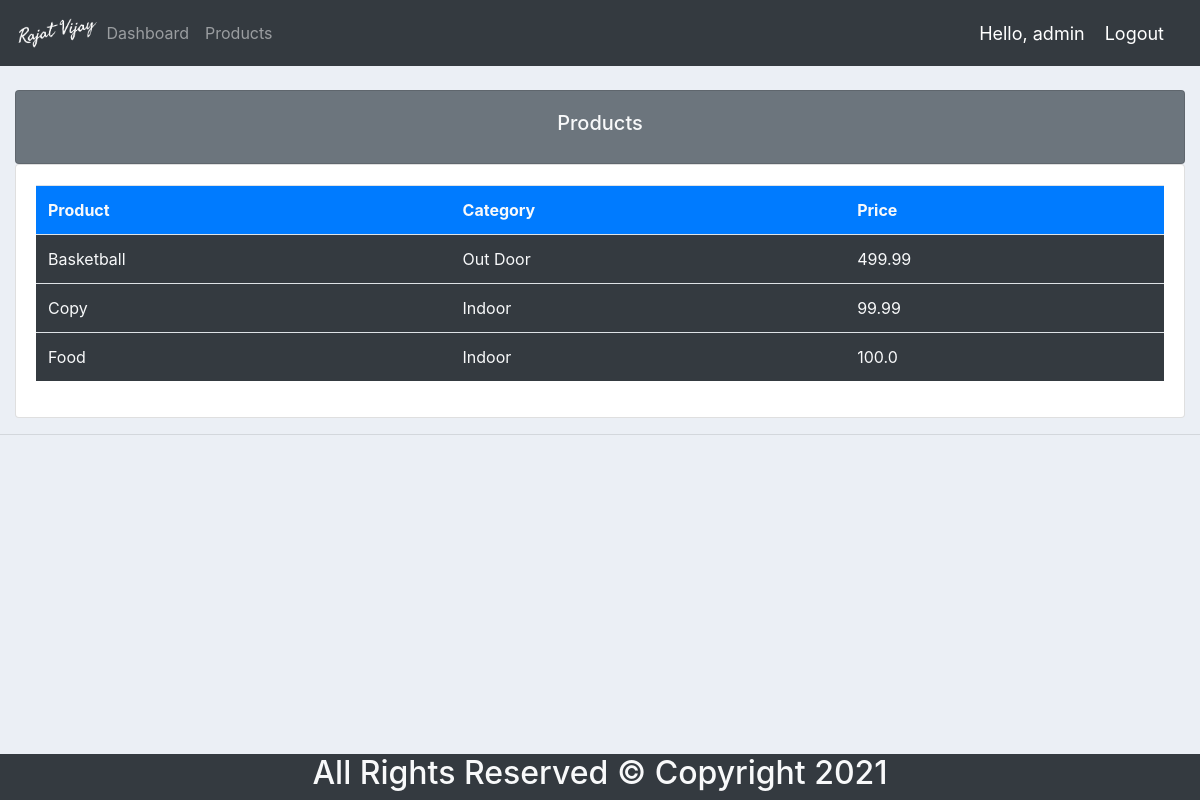
Screenshot of /products/ (signed in) with the database file from the repository.
### accounts/models.py (models this page shows, shortened)
class Product(models.Model):
	CATEGORY = (
			('Indoor', 'Indoor'),
			('Out Door', 'Out Door'),
			)
	name = models.CharField(max_length=200, null=True)
	price = models.FloatField(null=True)
	category = models.CharField(max_length=200, null=True, choices=CATEGORY)
	description = models.CharField(max_length=200, null=True, blank=True)
	date_created = models.DateTimeField(auto_now_add=True, null=True)
	tags = models.ManyToManyField(Tag)

### accounts/decorators.py (the view)
		def wrapper_func(request, *args, **kwargs):
			group = None
			if request.user.groups.exists():
				group = request.user.groups.all()[0].name
			if group in allowed_roles:
				return view_func(request, *args, **kwargs)
			else:
				return HttpResponse('You are not authorized to view this page')

### accounts/views.py (called while the page is built)
@login_required(login_url='login')
@allowed_users(allowed_roles=['admin'])
def products(request):
    products = Product.objects.all()
    return render(request , "accounts/products.html", {'products':products})

### accounts/templates/accounts/products.html (shortened to what this page needs)
{%  extends 'accounts/main.html' %}
{% block content %}
		<br>
		<div class="row">
			<div class="col-md">
				<div class="card card-body bg-secondary text-center text-light">
					<h5>Products</h5>
				</div>
				<div class="card card-body">
					<table class="table bg-dark text-light">
						<tr class="bg-primary">
							<th>Product</th>
							<th>Category</th>
							<th>Price</th>
						</tr>
						{% for i in products %}
							<tr>
								<td>{{i.name}}</td>
								<td>{{i.category}}</td>
								<td>{{i.price}}</td>
							</tr>
						{% endfor %}
					</table>
				</div>
			</div>
		</div>
{% endblock content %}

### accounts/templates/accounts/navbar.html (shortened to what this page needs)
{% load static %}
<nav class="navbar navbar-expand-lg navbar-dark bg-dark">
    <img src="{% static 'images/myLogo.png' %}" alt="" height="50">
    <div class="collapse navbar-collapse" id="navbarNav">
        <ul class="navbar-nav">
            {% if request.user.is_staff %}
            <li class="nav-item ">
                <a class="nav-link" href="{% url 'home' %}">Dashboard</a>
            </li>
            <li class="nav-item">
                <a class="nav-link" href="{% url 'products' %}">Products</a>
            </li>
            {% else %}
            <li class="nav-item">
                <a class="nav-link" href="{% url 'account' %}">Settings</a>
            </li>
            {% endif %}
        </ul>
    </div>
    <span class="hello-msg">Hello, {{request.user}}</span>
    <span ><a  class="hello-msg" href="{% url 'logout' %}">Logout</a></span>
</nav>

### static/css/main.css (style rules this page uses)
body { background-color: #ebeff5; }

### accounts/templates/accounts/navbar.html (style rules this page uses)
.hello-msg { font-size: 18px; color: #fff; margin-right: 20px; }

### rows the page displays
Product: name "Basketball", category "Out Door", price "499.99"
Product: name "Copy", category "Indoor", price "99.99"
Product: name "Food", category "Indoor", price "100.0"

### other values shown
{{ request.user }} "admin"
